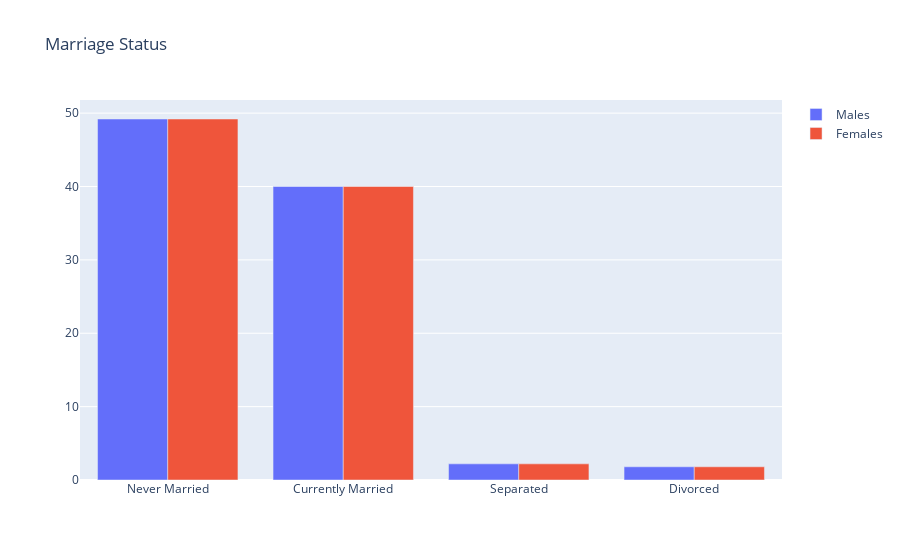
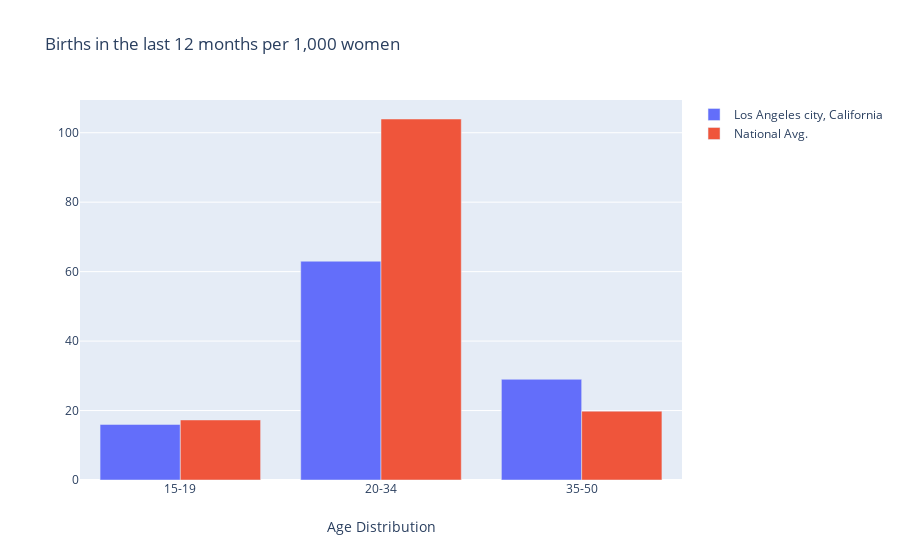

The cell these charts' notebook holds for them, in order:
### Code cell
import plotly.graph_objects as go
import numpy as np

marrage_stats = go.Figure(data=[
    go.Bar(name='Males', x=list(jsn['Marital Status']['Males'].keys()), y=list(jsn['Marital Status']['Males'].values())),
    go.Bar(name='Females', x=list(jsn['Marital Status']['Males'].keys()), y=list(jsn['Marital Status']['Males'].values()))
])

marrage_stats.update_layout(barmode='group',title='Marriage Status')
marrage_stats.show()
x = np.arange(10)

print(f'{jsn["name"]} had a total of {jsn["Recent Mothers"]["Total"]} births in the last 12 months.')

births = go.Figure(data=[
    go.Bar(name=jsn['name'], x=list(jsn['Recent Mothers']['Age Distribution'].keys()), y=list(jsn['Recent Mothers']['Age Distribution'].values())),
    go.Bar(name='National Avg.', x=list(jsn['Recent Mothers']['National Avg.'].keys()), y=list(jsn['Recent Mothers']['National Avg.'].values()))
])
births.update_layout(barmode='group',
                     title='Births in the last 12 months per 1,000 women',
                     xaxis_title='Age Distribution')
births.show()

### Figure 1 — Plotly figure (JSON) as saved in the notebook; plotly's stock layout.template omitted (floating-point values rounded to 4 significant figures)
{"data": [{"name": "Males", "type": "bar", "x": ["Never Married", "Currently Married", "Separated", "Divorced"], "y": ["49.2", "40.0", "2.2", "1.8"]}, {"name": "Females", "type": "bar", "x": ["Never Married", "Currently Married", "Separated", "Divorced"], "y": ["49.2", "40.0", "2.2", "1.8"]}], "layout": {"barmode": "group", "title": {"text": "Marriage Status"}}}

### Figure 2 — Plotly figure (JSON) as saved in the notebook; plotly's stock layout.template omitted (floating-point values rounded to 4 significant figures)
{"data": [{"name": "Los Angeles city, California", "type": "bar", "x": ["15-19", "20-34", "35-50"], "y": ["16", "63", "29"]}, {"name": "National Avg.", "type": "bar", "x": ["15-19", "20-34", "35-50"], "y": [17.29, 104.0, 19.82]}], "layout": {"barmode": "group", "title": {"text": "Births in the last 12 months per 1,000 women"}, "xaxis": {"title": {"text": "Age Distribution"}}}}
